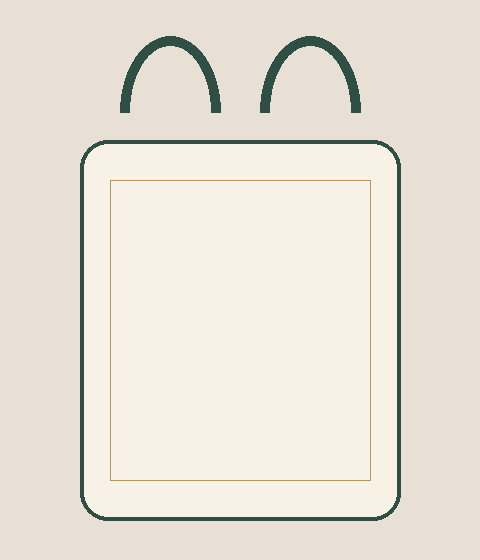
#> input picture assets/mockups/tote_bag.png, 480 x 560 px
$ python -i segmentation.py   (imports and definitions only)
#> lines starting #> are read from the running program, lines starting #| are printed output that depends on the picture; after the words box and inside, x2 and y2 are one past the last pixel; in counts of white or black regions, pixels touching at a corner belong together
"""Deterministic offline OpenCV motif extraction and reversible mask edits."""

from __future__ import annotations

from collections.abc import Sequence
from dataclasses import dataclass, field
from enum import Enum
from typing import Protocol

import cv2
import numpy as np
from PIL import Image

from pattern_reborn.domain import ProfileId


ALGORITHM_VERSION = "opencv-baseline-1.0"
MOBILE_SAM_ALGORITHM_VERSION = "mobile-sam-1.0"


class SegmentationError(ValueError):
    """Segmentation inputs or region guidance are invalid."""


class MaskEditMode(str, Enum):
    KEEP = "keep"
    REMOVE = "remove"


# [25 lines that did not run here, left out]


# [38 lines that did not run here, left out]


# [45 lines that did not run here, left out]


# [20 lines that did not run here, left out]


# [4 lines that did not run here, left out]


# [66 lines that did not run here, left out]


# [71 lines that did not run here, left out]


# [15 lines that did not run here, left out]


def extract_rgba(image: np.ndarray, mask: np.ndarray) -> Image.Image:
    """Build RGBA output whose RGB channels exactly match the RGB uint8 source."""
    rgb = _require_rgb_uint8(image)
    binary_mask = _require_binary_mask(mask)
    if binary_mask.shape != rgb.shape[:2]:
        raise SegmentationError("蒙版尺寸必须与图像一致。")
    return Image.fromarray(np.dstack((rgb, binary_mask)).copy())


def combine_with_source_alpha(mask: np.ndarray, alpha: np.ndarray) -> np.ndarray:
    """Clear segmented pixels that were fully transparent in the source image."""
    binary_mask = _require_binary_mask(mask)
    source_alpha = _require_source_alpha(alpha)
    if source_alpha.shape != binary_mask.shape:
        raise SegmentationError("源透明度尺寸必须与蒙版一致。")
    return np.ascontiguousarray(
        np.where(source_alpha > 0, binary_mask, 0),
        dtype=np.uint8,
    )


def filter_small_components(mask: np.ndarray, minimum_area: int) -> np.ndarray:
    """Return a copied binary mask with connected components smaller than the limit removed."""
    binary_mask = _require_binary_mask(mask)
    area = _require_integer(minimum_area, "最小连通区域")
    if area <= 0:
        raise SegmentationError("最小连通区域必须为正整数。")
    labels_count, labels, stats, _ = cv2.connectedComponentsWithStats(binary_mask, connectivity=8)
    filtered = np.zeros_like(binary_mask)
    for label in range(1, labels_count):
        if stats[label, cv2.CC_STAT_AREA] >= area:
            filtered[labels == label] = 255
    return filtered


def _segment_silhouette(rgb: np.ndarray) -> np.ndarray:
    gray = cv2.cvtColor(rgb, cv2.COLOR_RGB2GRAY)
    _, otsu = cv2.threshold(gray, 0, 255, cv2.THRESH_BINARY | cv2.THRESH_OTSU)
    adaptive = cv2.adaptiveThreshold(
        gray, 255, cv2.ADAPTIVE_THRESH_GAUSSIAN_C, cv2.THRESH_BINARY, 31, 5
    )
    selected = _select_foreground(otsu, cv2.bitwise_not(otsu), adaptive, cv2.bitwise_not(adaptive))
    kernel = np.ones((3, 3), dtype=np.uint8)
    return cv2.morphologyEx(selected, cv2.MORPH_OPEN, kernel)


def _segment_flat_color(rgb: np.ndarray) -> np.ndarray:
    lab = cv2.cvtColor(rgb, cv2.COLOR_RGB2LAB)
    samples = lab.reshape((-1, 3)).astype(np.float32)
    cv2.setRNGSeed(20260829)
    _, labels, _ = cv2.kmeans(
        samples,
        2,
        None,
        (cv2.TERM_CRITERIA_EPS | cv2.TERM_CRITERIA_MAX_ITER, 20, 0.1),
        1,
        cv2.KMEANS_PP_CENTERS,
    )
    first = np.where(labels.reshape(rgb.shape[:2]) == 0, 255, 0).astype(np.uint8)
    return _select_foreground(first, cv2.bitwise_not(first))


def _segment_textile(rgb: np.ndarray) -> np.ndarray:
    smoothed = cv2.bilateralFilter(rgb, d=7, sigmaColor=50, sigmaSpace=50)
    gray = cv2.cvtColor(smoothed, cv2.COLOR_RGB2GRAY)
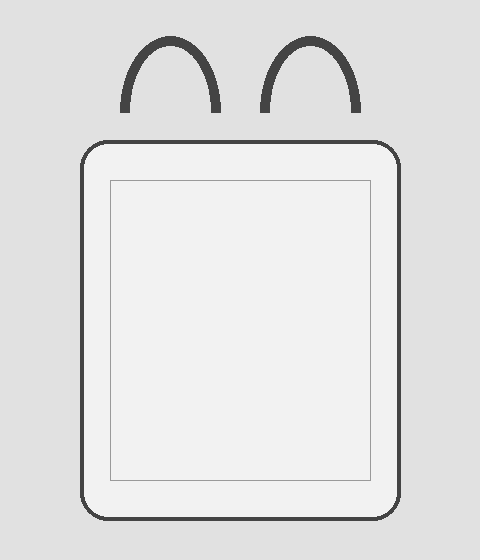
#> gray: shape (560, 480); min 68, max 242, mean 226.7
    _, otsu = cv2.threshold(gray, 0, 255, cv2.THRESH_BINARY | cv2.THRESH_OTSU)
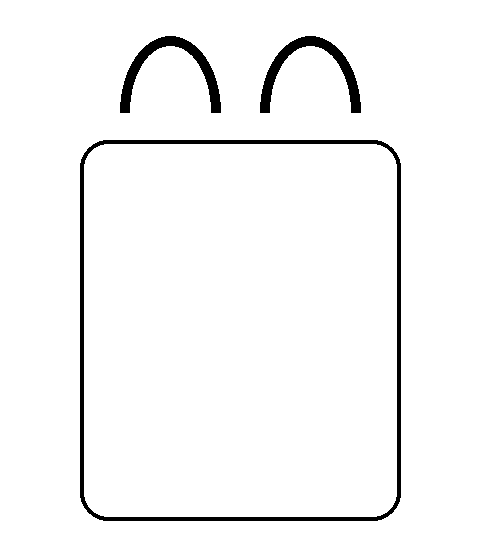
#> otsu: shape (560, 480); 96.6% white; 3 black regions, box (x1, y1, x2, y2) and area: (80, 140, 401, 521) 5372, (120, 36, 221, 113) 1832, (260, 36, 361, 113) 1832
    adaptive = cv2.adaptiveThreshold(
        gray, 255, cv2.ADAPTIVE_THRESH_GAUSSIAN_C, cv2.THRESH_BINARY, 31, 4
    )
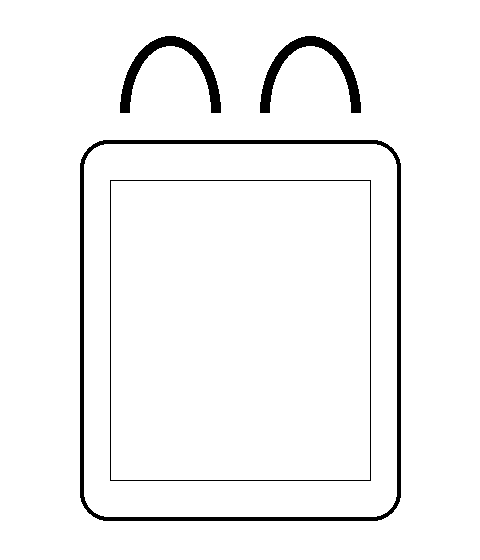
#> adaptive: shape (560, 480); 96.2% white; 4 black regions, box (x1, y1, x2, y2) and area: (80, 140, 401, 521) 5372, (120, 36, 221, 113) 1832, (260, 36, 361, 113) 1832, (110, 180, 371, 481) 1120
    selected = _select_foreground(otsu, cv2.bitwise_not(otsu), adaptive, cv2.bitwise_not(adaptive))
    return cv2.morphologyEx(selected, cv2.MORPH_OPEN, np.ones((3, 3), dtype=np.uint8))


# [17 lines left out: function _segment_artifact, not called in this run]


def _select_foreground(*candidates: np.ndarray) -> np.ndarray:
    valid = [candidate for candidate in candidates if 0 < np.count_nonzero(candidate) < candidate.size]
    if not valid:
        return np.zeros_like(candidates[0])
    return min(valid, key=lambda candidate: (_border_foreground_fraction(candidate), np.count_nonzero(candidate))).copy()


def _border_foreground_fraction(mask: np.ndarray) -> float:
    border = np.concatenate((mask[0], mask[-1], mask[1:-1, 0], mask[1:-1, -1]))
    return float(np.count_nonzero(border)) / border.size


# [18 lines that did not run here, left out]


def _limit_to_roi(mask: np.ndarray, roi: tuple[int, int, int, int]) -> np.ndarray:
    left, top, right, bottom = roi
    limited = np.zeros_like(mask)
    limited[top:bottom, left:right] = mask[top:bottom, left:right]
    return limited


# [13 lines that did not run here, left out]


# [7 lines that did not run here, left out]


def _mask_from_predictor(masks: object, shape: tuple[int, int]) -> np.ndarray:
    array = np.asarray(masks)
    if array.ndim == 3:
        array = array[0]
    if array.shape != shape:
        raise SegmentationError("蒙版尺寸必须与图像一致。")
    binary = np.where(array > 0, 255, 0).astype(np.uint8)
    return np.ascontiguousarray(binary)


def _require_rgb_uint8(image: object) -> np.ndarray:
    if not isinstance(image, np.ndarray) or image.dtype != np.uint8:
        raise SegmentationError("图像必须是 RGB uint8 数组。")
    if image.ndim != 3 or image.shape[2] != 3 or not image.shape[0] or not image.shape[1]:
        raise SegmentationError("图像必须是非空 RGB uint8 数组。")
    return np.ascontiguousarray(image)


def _require_segmentable_size(image: np.ndarray) -> None:
    if image.shape[0] < 2 or image.shape[1] < 2:
        raise SegmentationError("图像尺寸过小，至少需要 2×2 像素。")


# [20 lines left out: functions _require_binary_mask, _require_source_alpha, _require_integer, not called in this run]


def _is_public_sequence(value: object) -> bool:
    return isinstance(value, Sequence) and not isinstance(value, (str, bytes, bytearray))


def _clip_point(point: tuple[int, int], *, width: int, height: int) -> tuple[int, int]:
    return (min(max(point[0], 0), width - 1), min(max(point[1], 0), height - 1))

>>> import cv2
>>> picture = cv2.cvtColor(cv2.imread('../../assets/mockups/tote_bag.png'), cv2.COLOR_BGR2RGB)
>>> result = _segment_textile(picture)
